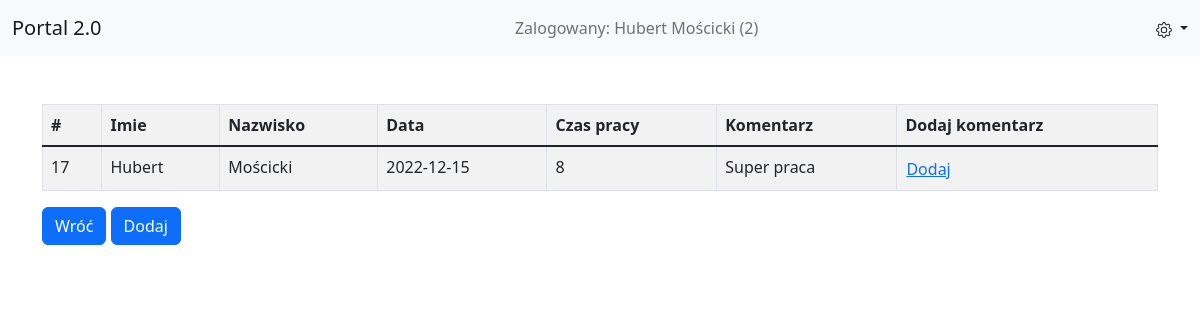
The app's page /pages/my_work.php (signed in) with its own data.
### tables this page shows
CREATE TABLE `work` (
  `work_id` int(11) NOT NULL,
  `user_id` int(11) NOT NULL,
  `data` date NOT NULL,
  `czas` int(2) NOT NULL,
  `komentarz` varchar(255) NOT NULL
);

CREATE TABLE `users` (
  `user_id` int(11) NOT NULL,
  `user_login` varchar(25) NOT NULL,
  `user_pass` varchar(64) NOT NULL,
  `user_email` varchar(50) NOT NULL,
  `usr_name` varchar(25) NOT NULL,
  `user_surname` varchar(32) NOT NULL,
  `user_addr` varchar(50) NOT NULL,
  `user_acn` varchar(26) NOT NULL,
  `user_perm` int(3) NOT NULL,
  `user_aa` int(1) NOT NULL
);

### pages/my_work.php (the view, shortened to what this page needs)
<?php
if ($_SESSION['zalogowany']==true AND $_SESSION['user_aa']==1){
    require_once("../php/header.php");
?>
<section class="vh-90 gradient-custom">
<div class="container py-5 h-100">
     <div class="col-12">
               <?php
               require_once("../db/connection.php");
               $id = $_SESSION['user_id'];
               $sqlWork = "SELECT u.usr_name, u.user_surname, w.work_id, w.data, w.czas, w.komentarz FROM users u, work w WHERE u.user_id = w.user_id AND u.user_id='$id'";
                    $wynik = mysqli_query($conn, $sqlWork);
                    if($wynik->num_rows > 0){
                        echo '<table class="table table-striped table-bordered"><tr><th>#</th><th>Imie</th><th>Nazwisko</th><th>Data</th><th>Czas pracy</th><th>Komentarz</th><th>Dodaj komentarz</th></tr><tbody class="table-group-divider">';
                        while($row = mysqli_fetch_array($wynik)){
                            echo "<tr><td>{$row['work_id']}</td><td>{$row['usr_name']}</td><td>{$row['user_surname']}</td><td>{$row['data']}</td><td>{$row['czas']}</td><td>{$row['komentarz']}</td>
                            <td>
                            <form action='comment_add.php' method='post'>
                                <input type='hidden' name='workid' value='{$row['work_id']}'>
                                <button type='submit' class='btn btn-link p-0'>Dodaj</button>
                            </form>
                            </td>
                            </tr>";
                        }
                        echo '</table>';
                    }else {
                        echo "brak wyników";
                    }
               ?>
               <a class="btn btn-primary" href="main.php" role="button">Wróć</a>
               <a class='btn btn-primary' href="workday_add.php" role='button'>Dodaj</a>
     </div>
</div>
</section>
<?php
    require_once("../php/footer.php");
    }else{
        header("Location: index.php");
    exit();
    }
?>

### records on screen
work: work_id "17", user.usr_name "Hubert", user.user_surname "Mościcki", data "2022-12-15", czas "8", komentarz "Super praca"

### other values on screen
$_SESSION['usr_name'] "Hubert"
$_SESSION['user_surname'] "Mościcki"
$_SESSION['user_id'] "2"
